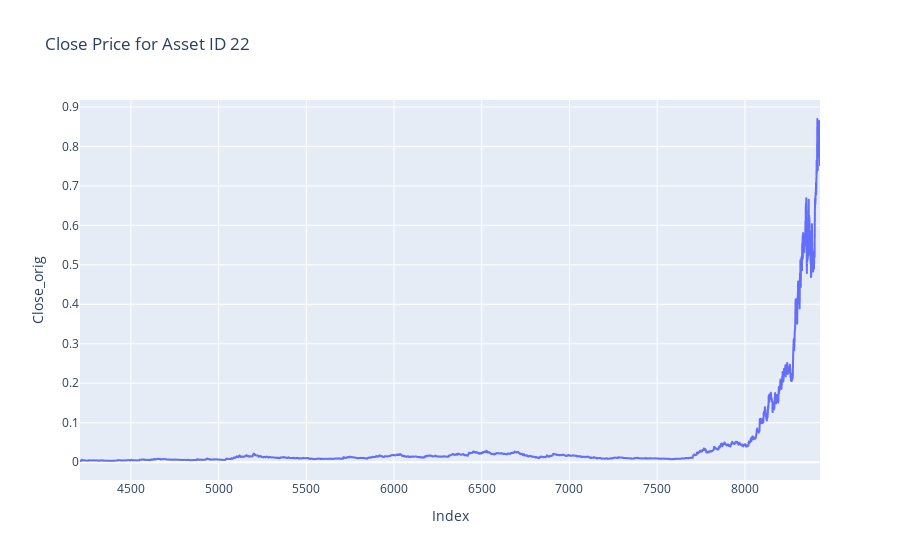

The code cell stored with this chart in its notebook:
### Code cell
plot_close_by_asset(df= test_df, asset_id= token)

### Figure 1 — Plotly figure (JSON) as saved in the notebook; plotly's stock layout.template omitted (floating-point values rounded to 4 significant figures; data arrays with more than 128 entries replaced by an {"elided": "..."} marker saying what was removed)
{"data": [{"hovertemplate": "Index=%{x}<br>Close_orig=%{y}<extra></extra>", "legendgroup": "", "line": {"color": "#636efa", "dash": "solid"}, "marker": {"symbol": "circle"}, "mode": "lines", "name": "", "showlegend": false, "type": "scattergl", "x": {"elided": "4219 int values"}, "xaxis": "x", "y": {"elided": "4219 float values"}, "yaxis": "y"}], "layout": {"legend": {"tracegroupgap": 0}, "title": {"text": "Close Price for Asset ID 22"}, "xaxis": {"anchor": "y", "domain": [0, 1], "title": {"text": "Index"}}, "yaxis": {"anchor": "x", "domain": [0, 1], "title": {"text": "Close_orig"}}}}
